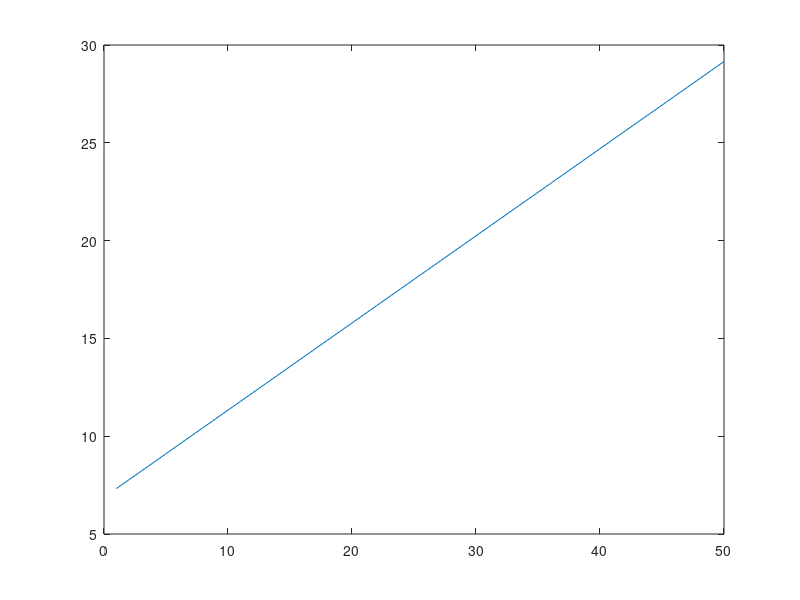

MATLAB code to generate this figure:
% function score = showhowWeightseffectReward(bodyStatus)

bodyStatus = [[1:50]; [50:-1:1]; [1:50]];
weights = [rand(10,1), rand(10,1), rand(10,1)]

score = weights * bodyStatus;



plot(score(1,:))


